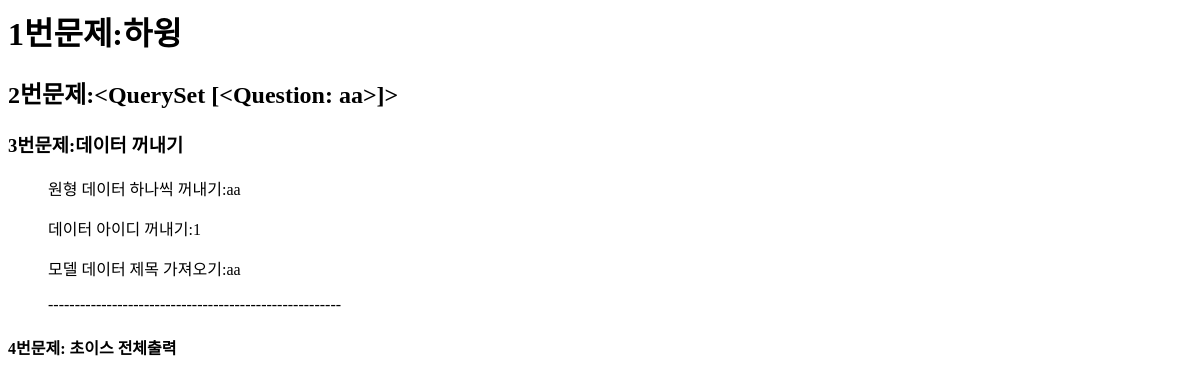
Page /polls/aa/ on the earlier database version.
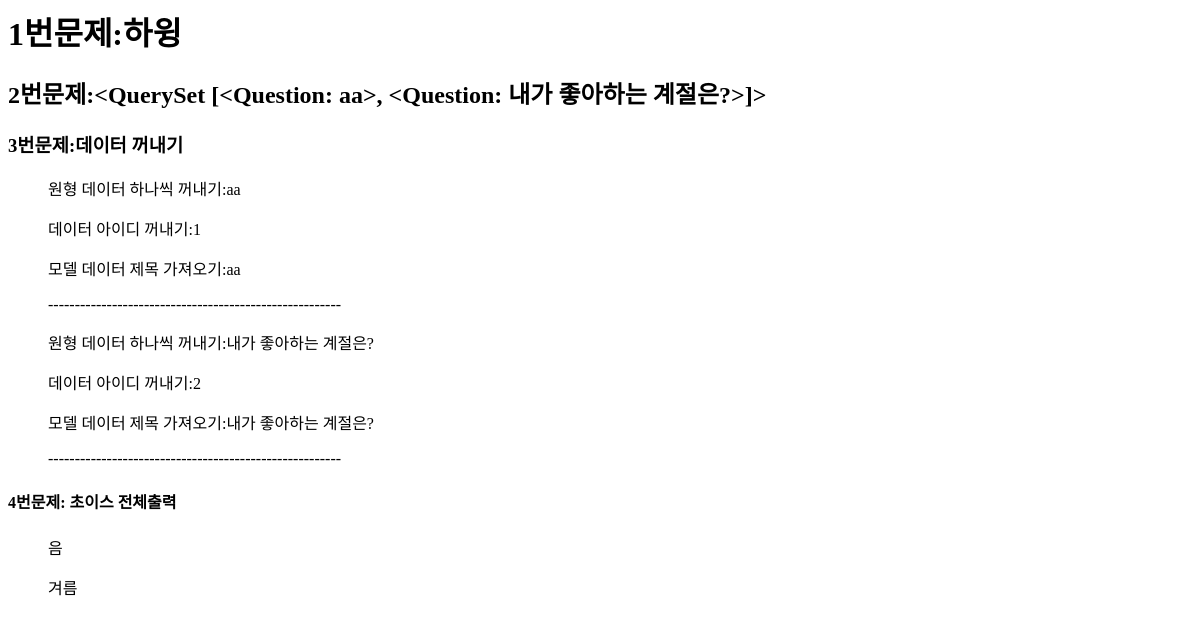
Same page on the later database version.
### polls/models.py (models this page shows)
class Question(models.Model):
    question_text = models.CharField(max_length=200)
    pub_date = models.DateTimeField("date published")
    def __str__(self):
        return self.question_text

class Choice(models.Model):
    question = models.ForeignKey(Question, on_delete = models.CASCADE)
    choice_text = models.CharField(max_length=200)
    votes = models.IntegerField(default=0)
    def __str__(self):
        return self.choice_text

### polls/views.py (the view)
# urls.py: path("aa/",views.aa, name="aa")
def aa(request):
       data = Question.objects.all()
       data_c = Choice.objects.all()
       context = {"questions":data,
                  "choices":data_c}
       return render(request, "polls/aa.html",context)

### polls/templates/polls/aa.html
<h1>1번문제:하윙</h1>
<h2>
2번문제:{{questions}}
</h2>
<h3>
    3번문제:데이터 꺼내기
</h3>
{%for question in questions%}
<ul>
    <p>원형 데이터 하나씩 꺼내기:{{question}}</p>
    <p>데이터 아이디 꺼내기:{{question.id}}</p>
    <p>모델 데이터 제목 가져오기:{{question.question_text}}</p>
    <p>-------------------------------------------------------</p>
</ul>
{%endfor%}
<h4>
    4번문제: 초이스 전체출력
</h4>
{%for choice in choices%}
<ul>
    <p>{{choice}}</p>
</ul>
{%endfor%}

Differences in the rows shown:
computed for Question "aa": question_text.question_text "<QuerySet [<Question: aa>]>" → "<QuerySet [<Question: aa>, <Question: 내가 좋아하는 계절은?>]>"
added Question: question_text "내가 좋아하는 계절은?", id "2"
added Choice: choice_text "음"
added Choice: choice_text "겨름"
